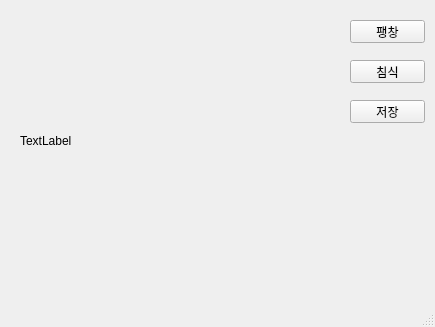
<?xml version="1.0" encoding="UTF-8"?>
<ui version="4.0">
 <class>MainWindow</class>
 <widget class="QMainWindow" name="MainWindow">
  <property name="geometry">
   <rect>
    <x>0</x>
    <y>0</y>
    <width>435</width>
    <height>327</height>
   </rect>
  </property>
  <property name="windowTitle">
   <string>MainWindow</string>
  </property>
  <widget class="QWidget" name="centralwidget">
   <widget class="QPushButton" name="btn1">
    <property name="geometry">
     <rect>
      <x>350</x>
      <y>20</y>
      <width>75</width>
      <height>23</height>
     </rect>
    </property>
    <property name="text">
     <string>팽창</string>
    </property>
   </widget>
   <widget class="QPushButton" name="btn2">
    <property name="geometry">
     <rect>
      <x>350</x>
      <y>60</y>
      <width>75</width>
      <height>23</height>
     </rect>
    </property>
    <property name="text">
     <string>침식</string>
    </property>
   </widget>
   <widget class="QLabel" name="label">
    <property name="geometry">
     <rect>
      <x>20</x>
      <y>10</y>
      <width>311</width>
      <height>261</height>
     </rect>
    </property>
    <property name="text">
     <string>TextLabel</string>
    </property>
   </widget>
   <widget class="QPushButton" name="btn3">
    <property name="geometry">
     <rect>
      <x>350</x>
      <y>100</y>
      <width>75</width>
      <height>23</height>
     </rect>
    </property>
    <property name="text">
     <string>저장</string>
    </property>
   </widget>
  </widget>
  <widget class="QMenuBar" name="menubar">
   <property name="geometry">
    <rect>
     <x>0</x>
     <y>0</y>
     <width>435</width>
     <height>21</height>
    </rect>
   </property>
  </widget>
  <widget class="QStatusBar" name="statusbar"/>
 </widget>
 <resources/>
 <connections/>
</ui>
